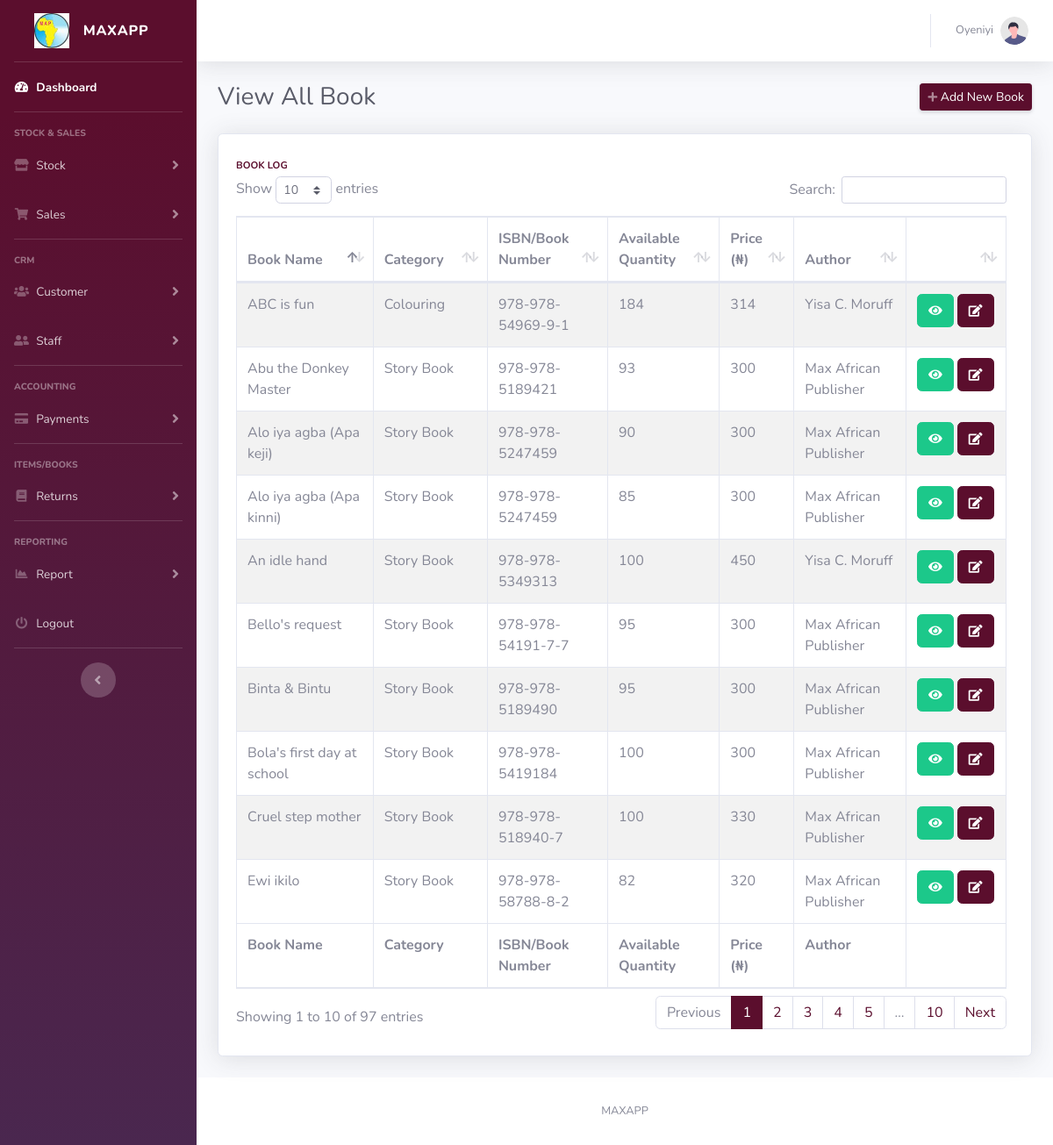
/viewitem.php (signed in), run on the app's committed database.
### tables this page shows
CREATE TABLE `stocks_table` (
  `stock_id` bigint(20) NOT NULL,
  `category_name` varchar(500) NOT NULL,
  `stock_no` varchar(20) NOT NULL,
  `stock_name` varchar(500) NOT NULL,
  `stock_description` varchar(2000) NOT NULL,
  `stock_retail_price` decimal(16,2) NOT NULL,
  `stock_sale_price` decimal(16,2) NOT NULL,
  `stock_quantity` bigint(20) NOT NULL,
  `stock_author` varchar(1000) NOT NULL,
  `add_date` datetime NOT NULL DEFAULT current_timestamp()
);

### classes/DataConnect.class.php (called while the page is built, shortened)
<?php
    class DataConnect{
        protected function connect(){
            $this->servername = "localhost";
            $this->username = "root";
            $this->password = "";
            $this->dbname = "maxventory";
            $datasourcename = 'mysql:host='.$this->servername.';dbname='.$this->dbname;
            $konet = new PDO($datasourcename, $this->username, $this->password);
            $konet->setAttribute(PDO::ATTR_DEFAULT_FETCH_MODE, PDO::FETCH_ASSOC);
            $konet->setAttribute(PDO::ATTR_ERRMODE, PDO::ERRMODE_EXCEPTION);
            return $konet;
        }
    }

### classes/BookModel.class.php (called while the page is built, shortened)
<?php
    class BookModel extends DataConnect{
        protected function getAllBooks(){
            try{
                $getBook = "SELECT * FROM stocks_table ORDER BY stock_id DESC";
                $bookStmt = $this->connect()->query($getBook);
                $results = $bookStmt->fetchAll();
                return $results;
            }
            catch (PDOException $ex)
            {
                $ex->getMessage();
            }
        }
    }

### classes/BookController.class.php (called while the page is built, shortened)
<?php
    class BookController extends BookModel{
        public function showBooks(){
            $book = $this->getAllBooks();
        }
    }

### viewitem.php (the view, shortened to what this page needs)
<!DOCTYPE html>
<html lang="en">
<head>
    <?php $pageTitle = "View All Book"; ?>
    <?php include('partial/header.part.php') ?>
    <link href="vendor/datatables/dataTables.bootstrap4.min.css" rel="stylesheet">
</head>
<body id="page-top">
    <div id="wrapper">
        <?php include('partial/navbar.part.php') ?>
        <div id="content-wrapper" class="d-flex flex-column">
            <div id="content">
                <nav class="navbar navbar-expand navbar-light bg-white topbar mb-4 static-top shadow">
                    <?php include('partial/topbar.part.php') ?>
                </nav>
                <div class="container-fluid">
                    <div class="d-sm-flex align-items-center justify-content-between mb-4">
                        <h1 class="h3 mb-0 text-gray-800"><?=$pageTitle ?></h1>
                        <a href="newitem" class="d-none d-sm-inline-block btn btn-sm btn-primary shadow-sm"><i
                                class="fas fa-plus fa-sm text-white-50"></i> Add New Book</a>
                    </div>
                    <div class="row">
                        <?php $gatBook = new BookController(); $gatBook->showBooks(); ?>
                        <div class="col-xl-12 col-md-12 mb-4">
                            <div class="card shadow h-100 py-2">
                                <div class="card-body">
                                    <div class="row no-gutters align-items-center">
                                        <div class="col mr-2">
                                            <div class="text-xs font-weight-bold text-primary text-uppercase mb-1">
                                                Book Log</div>
                                                <div class="table-responsive">
                                                    <table class="table table-bordered table-striped" id="dataTable" width="100%" cellspacing="0">
                                                        <thead>
                                                            <tr>
                                                                <th>Book Name</th>
                                                                <th>Category</th>
                                                                <th>ISBN/Book Number</th>
                                                                <th>Available Quantity</th>
                                                                <th>Price (&#8358;)</th>
                                                                <th>Author</th>
                                                                <th width="13%">&nbsp;</th>
                                                            </tr>
                                                        </thead>
                                                        <tfoot>
                                                            <tr>
                                                                <th>Book Name</th>
                                                                <th>Category</th>
                                                                <th>ISBN/Book Number</th>
                                                                <th>Available Quantity</th>
                                                                <th>Price (&#8358;)</th>
                                                                <th>Author</th>
                                                                <th>&nbsp;</th>
                                                            </tr>
                                                        </tfoot>
                                                        <tbody>
                                                            <?php foreach ($book as $ebook) { ?>
                                                            <tr>
                                                                <td><?=$ebook['stock_name'] ?></td>
                                                                <td><?=$ebook['category_name'] ?></td>
                                                                <td><?=$ebook['stock_no'] ?></td>
                                                                <td><?=$ebook['stock_quantity'] ?></td>
                                                                <td><?=number_format($ebook['stock_sale_price']) ?></td>
                                                                <td><?=$ebook['stock_author'] ?></td>
                                                                <td>
                                                                    <a href="bookdetail?stockno=<?=$ebook['stock_no'] ?>&stockid=<?=$ebook['stock_id'] ?>" class="btn btn-success" data-toggle="tooltip"
                                                                    data-placement="top" title="View Book Details"><i class="fas fa-eye fa-sm text-white-70"></i></a>
                                                                    <?php if ($_SESSION['role'] == "Managing Director" || $_SESSION['role'] == "Warehouse Manager" ){ ?>
                                                                    <a href="editbook?stockno=<?=$ebook['stock_no'] ?>&stockid=<?=$ebook['stock_id'] ?>" class="btn btn-primary" data-toggle="tooltip"
                                                                    data-placement="top" title="Edit Book Details"><i class="fas fa-edit fa-sm text-white-70"></i></a>
                                                                    <?php } ?>
                                                                </td>
                                                            </tr>
                                                            <?php } ?>
                                                        </tbody>
                                                    </table>
                                                </div>
                                        </div>
                                    </div>
                                </div>
                            </div>
                        </div>
                    </div>
                </div>
            </div>
            <footer class="sticky-footer bg-white">
                <div class="container my-auto">
                    <div class="copyright text-center my-auto">
                        <span>MAXAPP</span>
                    </div>
                </div>
            </footer>
        </div>
    </div>
</body>
</html>

### data on the page
stocks_table: stock_name "Ewi ikilo", category_name "Story Book", stock_no "978-978-58788-8-2", stock_quantity "82", stock_sale_price "320", stock_author "Max African Publisher"
stocks_table: stock_name "Alo iya agba (Apa keji)", category_name "Story Book", stock_no "978-978-5247459", stock_quantity "90", stock_sale_price "300", stock_author "Max African Publisher"
stocks_table: stock_name "Alo iya agba (Apa kinni)", category_name "Story Book", stock_no "978-978-5247459", stock_quantity "85", stock_sale_price "300", stock_author "Max African Publisher"
stocks_table: stock_name "ABC is fun", category_name "Colouring", stock_no "978-978-54969-9-1", stock_quantity "184", stock_sale_price "314", stock_author "Yisa C. Moruff"
stocks_table: stock_name "Cruel step mother", category_name "Story Book", stock_no "978-978-518940-7", stock_quantity "100", stock_sale_price "330", stock_author "Max African Publisher"
stocks_table: stock_name "Bello's request", category_name "Story Book", stock_no "978-978-54191-7-7", stock_quantity "95", stock_sale_price "300", stock_author "Max African Publisher"
stocks_table: stock_name "Bola's first day at school", category_name "Story Book", stock_no "978-978-5419184", stock_quantity "100", stock_sale_price "300", stock_author "Max African Publisher"
stocks_table: stock_name "An idle hand", category_name "Story Book", stock_no "978-978-5349313", stock_quantity "100", stock_sale_price "450", stock_author "Yisa C. Moruff"
stocks_table: stock_name "Abu the Donkey Master", category_name "Story Book", stock_no "978-978-5189421", stock_quantity "93", stock_sale_price "300", stock_author "Max African Publisher"
stocks_table: stock_name "Binta & Bintu", category_name "Story Book", stock_no "978-978-5189490", stock_quantity "95", stock_sale_price "300", stock_author "Max African Publisher"

### other printed values
$_SESSION['userfname'] "Oyeniyi"
$pageTitle "View All Book"
